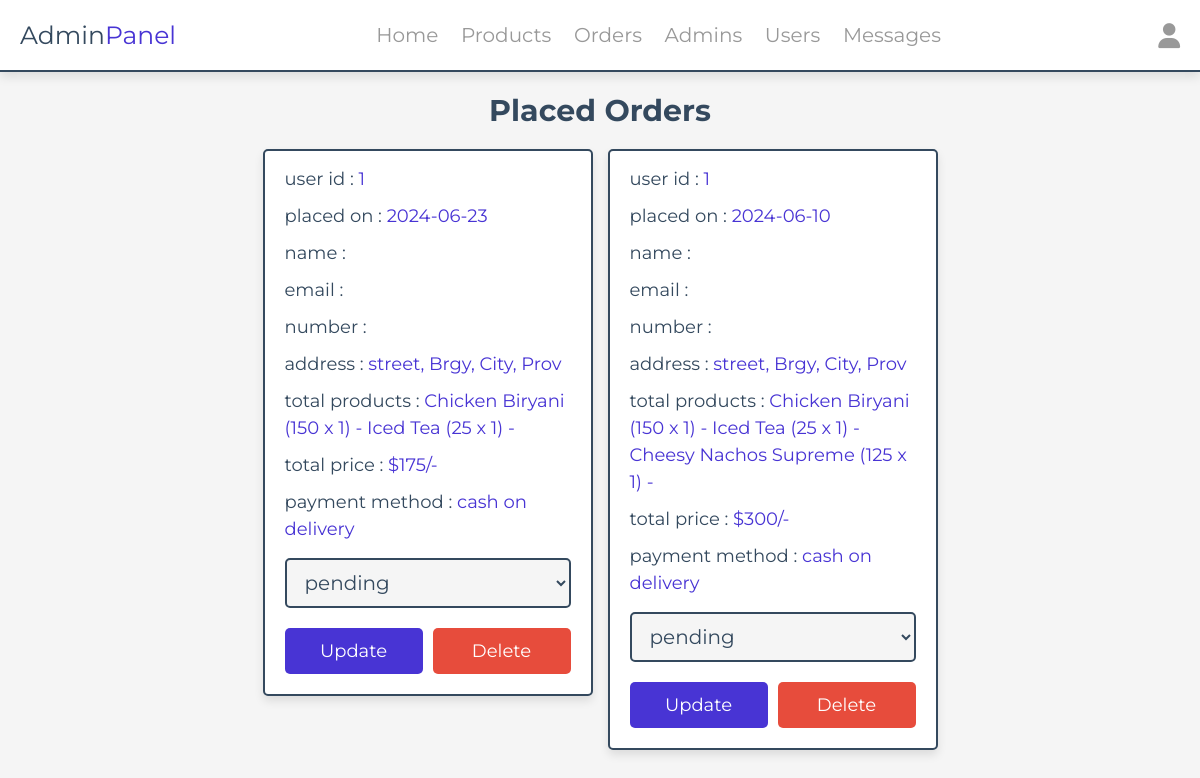
The page /admin/placed_orders.php (signed in) on the database its author committed.
### tables this page shows
CREATE TABLE `orders` (
  `id` int(100) NOT NULL,
  `user_id` int(100) NOT NULL,
  `method` varchar(50) NOT NULL,
  `address` varchar(500) NOT NULL,
  `total_products` varchar(1000) NOT NULL,
  `total_price` int(100) NOT NULL,
  `placed_on` date NOT NULL DEFAULT current_timestamp(),
  `payment_status` varchar(20) NOT NULL DEFAULT 'pending'
);

### admin/placed_orders.php (the view, shortened to what this page needs)
<?php
include '../components/connect.php';
?>
<!DOCTYPE html>
<html lang="en">
<head>
   <link rel="stylesheet" href="https://cdnjs.cloudflare.com/ajax/libs/font-awesome/6.1.1/css/all.min.css">
   <link rel="stylesheet" href="../css/admin_style.css">
</head>
<body>
<?php include '../components/admin_header.php' ?>
<section class="placed-orders">
   <h1 class="heading">placed orders</h1>
   <div class="box-container">
   <?php
      $select_orders = $conn->prepare("SELECT * FROM `orders` where payment_status = 'pending' ORDER BY placed_on DESC ");
      $select_orders->execute();
      if($select_orders->rowCount() > 0){
         while($fetch_orders = $select_orders->fetch(PDO::FETCH_ASSOC)){
   ?>
   <div class="box">
      <p> user id : <span><?= $fetch_orders['user_id']; ?></span> </p>
      <p> placed on : <span><?= $fetch_orders['placed_on']; ?></span> </p>
      <p> name : <span><?= $fetch_orders['name']; ?></span> </p>
      <p> email : <span><?= $fetch_orders['email']; ?></span> </p>
      <p> number : <span><?= $fetch_orders['number']; ?></span> </p>
      <p> address : <span><?= $fetch_orders['address']; ?></span> </p>
      <p> total products : <span><?= $fetch_orders['total_products']; ?></span> </p>
      <p> total price : <span>$<?= $fetch_orders['total_price']; ?>/-</span> </p>
      <p> payment method : <span><?= $fetch_orders['method']; ?></span> </p>
      <form action="" method="POST">
         <select name="payment_status" class="drop-down">
            <option value="" selected disabled><?= $fetch_orders['payment_status']; ?></option>
         </select>
         <div class="flex-btn">
            <input type="submit" value="update" class="btn" name="update_payment">
            <a href="placed_orders.php?delete=<?= $fetch_orders['id']; ?>" class="delete-btn" onclick="return confirm('delete this order?');">delete</a>
         </div>
      </form>
   </div>
   <?php
      }
   }else{
      echo '<p class="empty">no orders placed yet!</p>';
   }
   ?>
   </div>
</section>
</body>
</html>

### css/admin_style.css (style rules this page uses)
:root { --main-color:#4834d4; --red:#e74c3c; --orange:#f39c12; --black:#34495e; --white:#fff; --light-bg:#f5f5f5; --light-color:#999; --border:.2rem solid var(--black); --box-shadow:0 .5rem 1rem rgba(0,0,0,.1); }
* { font-family: 'Montserrat', sans-serif; margin:0; padding:0; box-sizing: border-box; text-decoration: none; outline: none; border:none; }
html { font-size: 62.5%; overflow-x: hidden; }
body { background-color: var(--light-bg); }
section { max-width: 1200px; margin:0 auto; padding:2rem; }
.btn, .delete-btn, .option-btn { display: block; margin-top: 1rem; border-radius: .5rem; cursor: pointer; width: 100%; font-size: 1.8rem; color:var(--white); padding:1.2rem 3rem; text-transform: capitalize; text-align: center; }
.btn { background-color: var(--main-color); }
.delete-btn { background-color: var(--red); }
.flex-btn { display: flex; gap:1rem; }
.heading { text-align: center; margin-bottom: 2rem; text-transform: capitalize; color:var(--black); font-size: 3rem; }
.placed-orders .box-container { display: grid; grid-template-columns: repeat(auto-fit, 33rem); gap:1.5rem; justify-content: center; align-items: flex-start; }
.placed-orders .box-container .box { background-color: var(--white); border-radius: .5rem; box-shadow: var(--box-shadow); border:var(--border); padding:2rem; padding-top: 1rem; }
.placed-orders .box-container .box p { padding: .5rem 0; line-height: 1.5; font-size: 1.8rem; color:var(--black); }
.placed-orders .box-container .box p span { color:var(--main-color); }
.placed-orders .box-container .box .drop-down { width: 100%; margin:1rem 0; background-color: var(--light-bg); padding:1rem 1.4rem; font-size: 2rem; color:var(--black); border:var(--border); border-radius: .5rem; }

### rows shown on the page
orders: user "1", placed_on "2024-06-23", address "street, Brgy, City, Prov", total_products "Chicken Biryani (150 x 1) - Iced Tea (25 x 1) -", total_price "175", method "cash on delivery", payment_status "pending"
orders: user "1", placed_on "2024-06-10", address "street, Brgy, City, Prov", total_products "Chicken Biryani (150 x 1) - Iced Tea (25 x 1) - Cheesy Nachos Supreme (125 x 1) -", total_price "300", method "cash on delivery", payment_status "pending"
